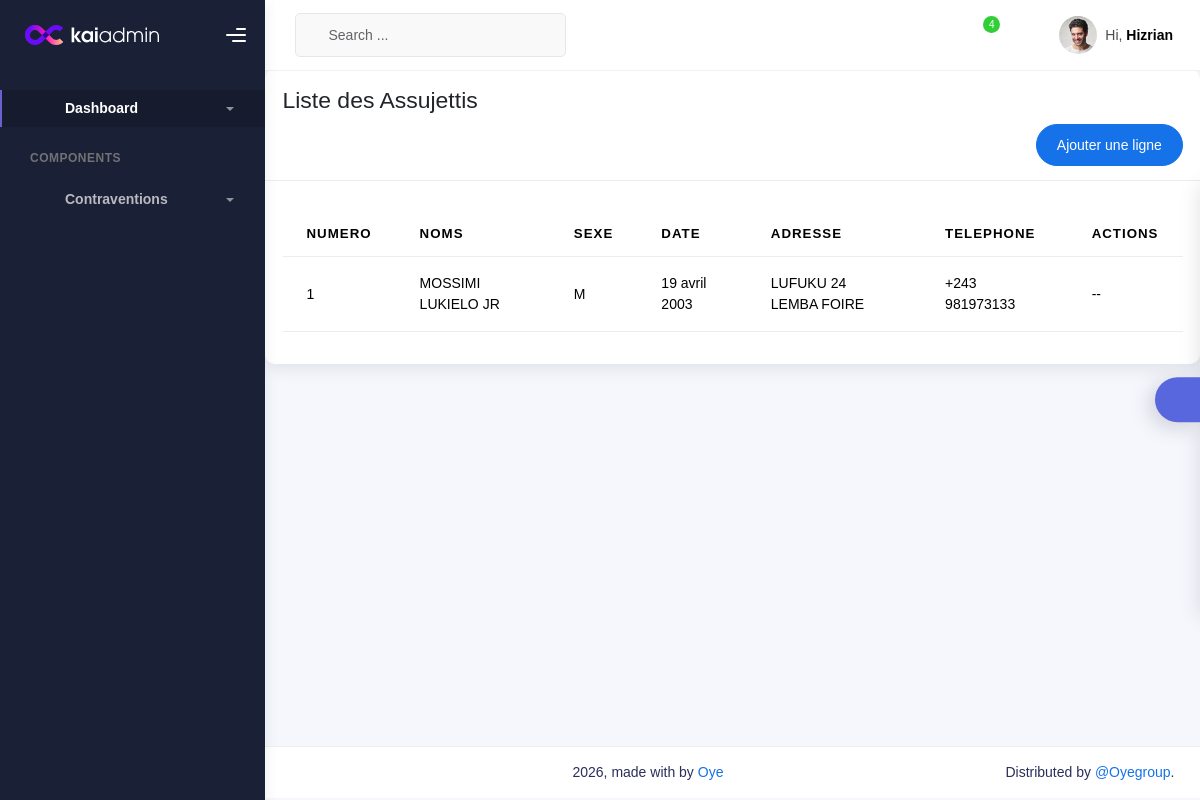
/assujettis/, run on an earlier commit of the app's database.
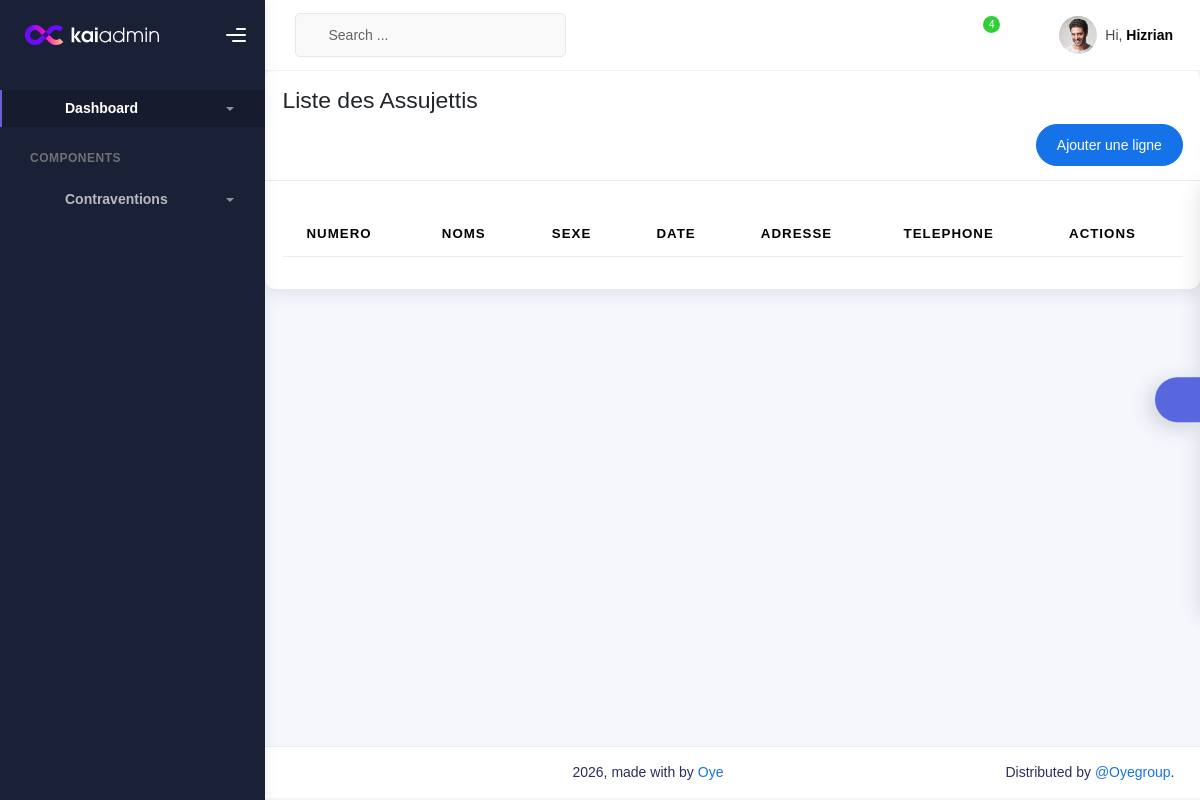
And on a later commit of the database.
### contravention/models.py (models this page shows, shortened)
class Assujettis(models.Model):
    numero = models.CharField(max_length=10, primary_key=True, verbose_name="ID")
    noms = models.CharField(max_length=150, verbose_name="NOMS")
    sexe = models.CharField(max_length=1, verbose_name="SEXE")
    date = models.DateField(verbose_name="DATE", null=True, blank=True)
    adresse = models.CharField(max_length=150, verbose_name="ADRESSE")
    telephone = models.CharField(max_length=15, verbose_name="TELEPHONE")
    profession=models.CharField(max_length=50,verbose_name="PROFESSION")

### contravention/views.py (the view)
# urls.py: path('assujettis/', assujettis_views, name="assujettis"),
def assujettis_views(requete):
    assujettis = Assujettis.objects.all()
    ctx = {
        'assujettis' : assujettis,
        'title' : "Gestion des Assujettis"
    }
    return render(requete, 'appcontra/assujettis.html', ctx)

### contravention/templates/appcontra/assujettis.html (shortened to what this page needs)
{% extends "base.html" %}
{% load static %}
{% block content %}
<div class="card">
    <div class="card-header">
        <div class="card-title text-dark" _msttexthash="224159" _msthash="96">
            <h3>Liste des Assujettis</h3><a href="{% url 'assujetti' %}">
            <button class="btn btn-primary btn-round ms-auto d-flex justify-content-between" data-bs-toggle="modal" data-bs-target="#addRowModal">
                <font _mstmutation="1" _msttexthash="290550" _msthash="483">
                Ajouter une ligne
                </font>
            </button></a>
        </div>
    </div>
    <div class="card-body">
        <table class="table mt-3">
            <thead>
                <tr>
                    <th scope="col">Numero</th>
                    <th scope="col">Noms</th>
                    <th scope="col" _msttexthash="133978" _msthash="98">Sexe</th>
                    <th scope="col" _msttexthash="94367" _msthash="99">Date</th>
                    <th scope="col" _msttexthash="113646" _msthash="100">Adresse</th>
                    <th scope="col" _msttexthash="113646" _msthash="100">Telephone</th>
                    <th scope="col" _msttexthash="113646" _msthash="100">Actions</th>
                </tr>
            </thead>
            <tbody>
                    {% for ass in assujettis %}
                    <tr>
                        <td>{{ ass.numero }}</td>
                        <td>{{ ass.noms }}</td>
                        <td>{{ ass.sexe }}</td>
                        <td>{{ ass.date }}</td>
                        <td>{{ ass.adresse }}</td>
                        <td>{{ ass.telephone }}</td>
                        <td>
                            --
                        </td>
                    </tr>
                    {% endfor %}
                </tbody>
            </table>
        </div>
    </div>
{% endblock content %}

### contravention/templates/base.html (shortened to what this page needs)
{% load static %}
<!DOCTYPE html>
<html lang="en">
  <head>
    <link rel="stylesheet" href="{% static 'assets/css/bootstrap.min.css' %}" />
    <link rel="stylesheet" href="{% static 'assets/css/plugins.min.css' %}" />
    <link rel="stylesheet" href="{% static 'assets/css/kaiadmin.min.css' %}" />
    <link rel="stylesheet" href="{% static 'assets/css/demo.css' %}" />
  </head>
  <body>
    <div class="wrapper">
       {% include 'partials/_sidbar.html' %}
      <div class="main-panel">
        <div class="main-header">
          {% include 'partials/_navbar.html' %}
        </div>
        <div class="container">
          {% block content %}{% endblock content %}
        </div>
        {% include 'partials/_footer.html' %}
      </div>
      <div class="custom-template">
        <div class="custom-toggle">
        </div>
      </div>
    </div>
  </body>
</html>

### contravention/templates/partials/_sidbar.html (shortened to what this page needs)
{% load static %}
<div class="sidebar" data-background-color="dark">
    <div class="sidebar-logo">
          <div class="logo-header" data-background-color="dark">
            <a href="{% url 'home' %}" class="logo">
              <img
                src="{% static 'assets/img/kaiadmin/logo_light.svg' %}"
                alt="navbar brand"
                class="navbar-brand"
                height="20"
              />
            </a>
            <div class="nav-toggle">
              <button class="btn btn-toggle toggle-sidebar">
                <i class="gg-menu-right"></i>
              </button>
            </div>
          </div>
        </div>
        <div class="sidebar-wrapper scrollbar scrollbar-inner">
          <div class="sidebar-content">
            <ul class="nav nav-secondary">
              <li class="nav-item active">
                <a
                  data-bs-toggle="collapse"
                  href="{% url 'home' %}"
                  class="collapsed"
                  aria-expanded="false">
                  <p>Dashboard</p>
                  <span class="caret"></span>
                </a>
              </li>
              <li class="nav-section">
                <h4 class="text-section">Components</h4>
              </li>
              <li class="nav-item">
                <a data-bs-toggle="collapse" href="#base">
                  <p>Contraventions</p>
                  <span class="caret"></span>
                </a>
              </li>
            </ul>
          </div>
        </div>
</div>
<div class="logo-header" data-background-color="dark">
              <a href="index.html" class="logo">
              </a>
              <div class="nav-toggle">
                <button class="btn btn-toggle toggle-sidebar">
                </button>
              </div>
</div>

### contravention/templates/partials/_navbar.html (shortened to what this page needs)
{% load static %}
<nav
            class="navbar navbar-header navbar-header-transparent navbar-expand-lg border-bottom">
            <div class="container-fluid">
              <nav
                class="navbar navbar-header-left navbar-expand-lg navbar-form nav-search p-0 d-none d-lg-flex"
              >
                <div class="input-group">
                  <div class="input-group-prepend">
                    <button type="submit" class="btn btn-search pe-1">
                    </button>
                  </div>
                  <input
                    type="text"
                    placeholder="Search ..."
                    class="form-control"
                  />
                </div>
              </nav>
              <ul class="navbar-nav topbar-nav ms-md-auto align-items-center">
                <li class="nav-item topbar-icon dropdown hidden-caret">
                  <a
                    class="nav-link dropdown-toggle"
                    href="#"
                    id="messageDropdown"
                    role="button"
                    data-bs-toggle="dropdown"
                    aria-haspopup="true"
                    aria-expanded="false"
                  >
                  </a>
                </li>
                <li class="nav-item topbar-icon dropdown hidden-caret">
                  <a
                    class="nav-link dropdown-toggle"
                    href="#"
                    id="notifDropdown"
                    role="button"
                    data-bs-toggle="dropdown"
                    aria-haspopup="true"
                    aria-expanded="false"
                  >
                    <span class="notification">4</span>
                  </a>
                </li>
                <li class="nav-item topbar-icon dropdown hidden-caret">
                  <a
                    class="nav-link"
                    data-bs-toggle="dropdown"
                    href="#"
                    aria-expanded="false"
                  >
                  </a>
                </li>
                <li class="nav-item topbar-user dropdown hidden-caret">
                  <a
                    class="dropdown-toggle profile-pic"
                    data-bs-toggle="dropdown"
                    href="#"
                    aria-expanded="false"
                  >
                    <div class="avatar-sm">
                      <img
                        src="{% static 'assets/img/profile.jpg' %}"
                        alt="..."
                        class="avatar-img rounded-circle"
                      />
                    </div>
                    <span class="profile-username">
                      <span class="op-7">Hi,</span>
                      <span class="fw-bold">Hizrian</span>
                    </span>
                  </a>
                </li>
              </ul>
            </div>
</nav>

### contravention/templates/partials/_footer.html (shortened to what this page needs)
{% load static %}
<footer class="footer">
  <div class="container-fluid d-flex justify-content-between">
    <div class="copyright">
      2026, made with  by
      <a href="http://www.themekita.com">Oye</a>
    </div>
    <div>
      Distributed by
      <a target="_blank" href="https://themewagon.com/">@Oyegroup</a>.
    </div>
  </div>
</footer>

### contravention/static/assets/css/demo.css (style rules this page uses)
.custom-template { position: fixed; top: 50%; transform: translateY(-50%); right: -325px; width: 325px; height: max-content; display: block; z-index: 1; background: #ffffff; transition: all .3s; z-index: 1003; box-shadow: -1px 1px 20px rgba(69, 65, 78, 0.15); border-top-left-radius: 5px; border-bottom-left-radius: 5px; transition: all .5s; }
.custom-template .custom-toggle { position: absolute; width: 45px; height: 45px; background: #5867dd; top: 50%; left: -45px; transform: translateY(-50%); display: flex; align-items: center; justify-content: center; text-align: center; border-top-left-radius: 30px; border-bottom-left-radius: 30px; cursor: pointer; color: #ffffff; box-shadow: -5px 5px 20px rgba(69, 65, 78, 0.21); }

What changed in the data, as far as the page shows it:
removed Assujettis: numero "1", noms "MOSSIMI LUKIELO JR", sexe "M", date "19 avril 2003", adresse "LUFUKU 24 LEMBA FOIRE", telephone "+243 981973133"
